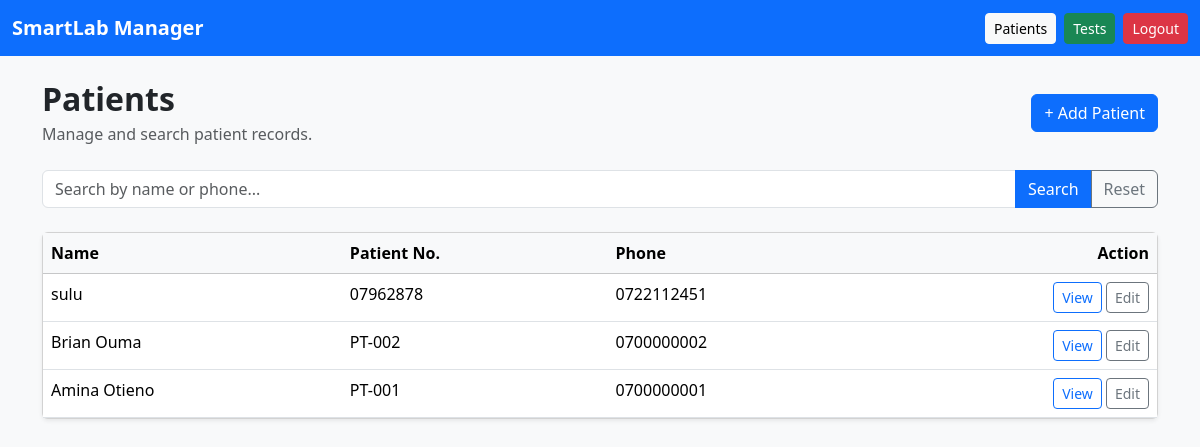
The app's page /patients/, older data.
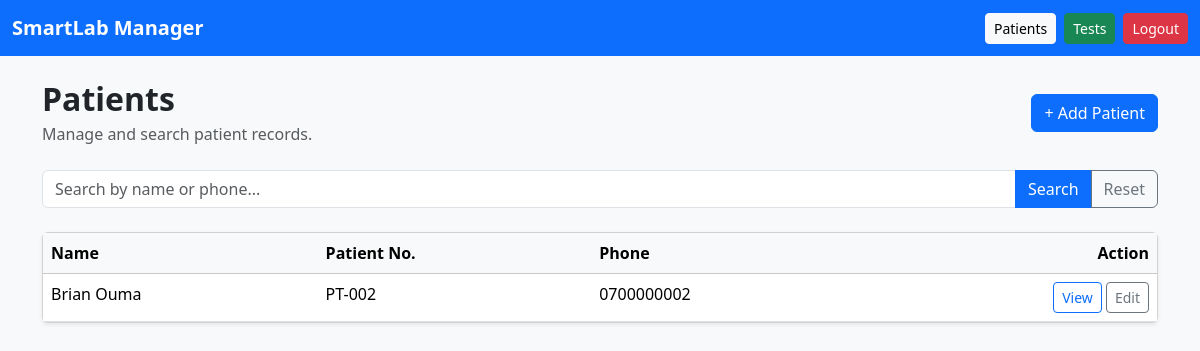
The same page, newer data.
### apps/patients/models.py (models this page shows, shortened)
class Patient(models.Model):
    full_name = models.CharField(max_length=150)
    patient_number = models.CharField(max_length=50, unique=True)
    gender = models.CharField(max_length=10)
    date_of_birth = models.DateField()
    phone = models.CharField(max_length=20, blank=True, null=True)
    address = models.TextField(blank=True, null=True)
    created_at = models.DateTimeField(auto_now_add=True)
    class Meta:
        ordering = ['-created_at']

### apps/patients/views.py (the view)
# urls.py: path('', views.patient_list, name='list'),
def patient_list(request):
    query = request.GET.get('q', '')
    patients = Patient.objects.all()
    if query:
        patients = patients.filter(
            Q(full_name__icontains=query) |
            Q(phone__icontains=query) |
            Q(patient_number__icontains=query)
        )
    return render(request, 'patients/list.html', {
        'patients': patients,
        'query': query
    })

### templates/patients/list.html
{% extends "base.html" %}
{% block content %}
<div class="d-flex justify-content-between align-items-center mb-4">
    <div>
        <h2 class="fw-bold mb-1">Patients</h2>
        <p class="text-muted mb-0">Manage and search patient records.</p>
    </div>
    <a href="{% url 'patients:create' %}" class="btn btn-primary">
        + Add Patient
    </a>
</div>
<form method="get" class="mb-4">
    <div class="input-group">
        <input type="text" name="q" class="form-control"
               placeholder="Search by name or phone..."
               value="{{ query }}">
        <button class="btn btn-primary" type="submit">Search</button>
        <a href="{% url 'patients:list' %}" class="btn btn-outline-secondary">Reset</a>
    </div>
</form>
<div class="card shadow-sm">
    <div class="table-responsive">
        <table class="table table-hover mb-0">
            <thead class="table-light">
                <tr>
                    <th>Name</th>
                    <th>Patient No.</th>
                    <th>Phone</th>
                    <th class="text-end">Action</th>
                </tr>
            </thead>
            <tbody>
                {% for patient in patients %}
                <tr>
                    <td>{{ patient.full_name }}</td>
                    <td>{{ patient.patient_number }}</td>
                    <td>{{ patient.phone }}</td>
                    <td class="text-end">
                        <a href="{% url 'patients:detail' patient.pk %}" class="btn btn-sm btn-outline-primary">View</a>
                        <a href="{% url 'patients:update' patient.pk %}" class="btn btn-sm btn-outline-secondary">Edit</a>
                    </td>
                </tr>
                {% empty %}
                <tr>
                    <td colspan="4" class="text-center text-muted py-4">
                        No patients found.
                    </td>
                </tr>
                {% endfor %}
            </tbody>
        </table>
    </div>
</div>
{% endblock %}

### templates/base.html (shortened to what this page needs)
<!DOCTYPE html>
<html lang="en">
<head>
    <link href="https://cdn.jsdelivr.net/npm/bootstrap@5.3.3/dist/css/bootstrap.min.css" rel="stylesheet">
</head>
<body class="bg-light">
<nav class="navbar navbar-expand-lg navbar-dark bg-primary">
    <div class="container-fluid">
        <a class="navbar-brand fw-bold" href="/dashboard/">SmartLab Manager</a>
        <div class="d-flex gap-2">
            <a href="/patients/" class="btn btn-light btn-sm">Patients</a>
            <a href="/tests/" class="btn btn-success btn-sm">Tests</a>
            <a href="/logout/" class="btn btn-danger btn-sm">Logout</a>
        </div>
    </div>
</nav>
<div class="container py-4">
    {% block content %}{% endblock %}
</div>
</body>
</html>

Row changes from the older to the newer data that the page shows:
removed Patient: full_name "sulu", patient_number "07962878", phone "0722112451"
removed Patient: full_name "Amina Otieno", patient_number "PT-001", phone "0700000001"
